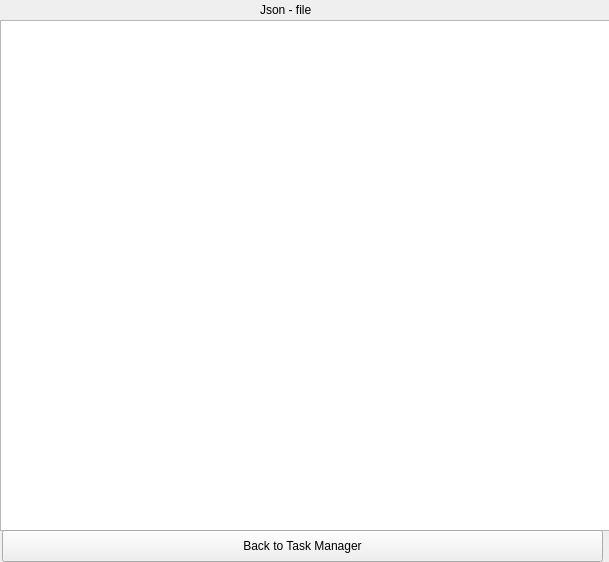
<?xml version="1.0" encoding="UTF-8"?>
<ui version="4.0">
 <class>Form</class>
 <widget class="QWidget" name="Form">
  <property name="geometry">
   <rect>
    <x>0</x>
    <y>0</y>
    <width>609</width>
    <height>562</height>
   </rect>
  </property>
  <property name="windowTitle">
   <string>Form</string>
  </property>
  <widget class="QTextBrowser" name="textBrowser">
   <property name="geometry">
    <rect>
     <x>0</x>
     <y>20</y>
     <width>611</width>
     <height>511</height>
    </rect>
   </property>
  </widget>
  <widget class="QPushButton" name="pushButton">
   <property name="geometry">
    <rect>
     <x>2</x>
     <y>530</y>
     <width>601</width>
     <height>32</height>
    </rect>
   </property>
   <property name="text">
    <string>Back to Task Manager</string>
   </property>
  </widget>
  <widget class="QLabel" name="label">
   <property name="geometry">
    <rect>
     <x>260</x>
     <y>0</y>
     <width>71</width>
     <height>20</height>
    </rect>
   </property>
   <property name="text">
    <string>Json - file</string>
   </property>
  </widget>
 </widget>
 <resources/>
 <connections/>
</ui>
